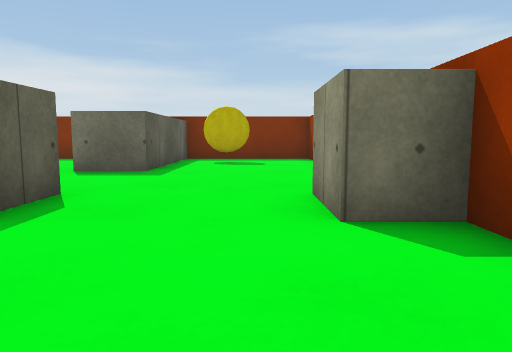
[1] (above)

19 first-person views from a walk through a Unity game level. The camera is 0.32 m above the floor, tilts 6° down and sees 70° across. The floor is counted in squares, 0.5 m on a side. Each view is taken from the middle of a square. On the plan, view 1 faces up. The plan holds only what a view shows up to about 10 squares ahead; the rest is blank. The player character is not drawn. Surface patterns are stand-ins for the level's own textures.

[2]
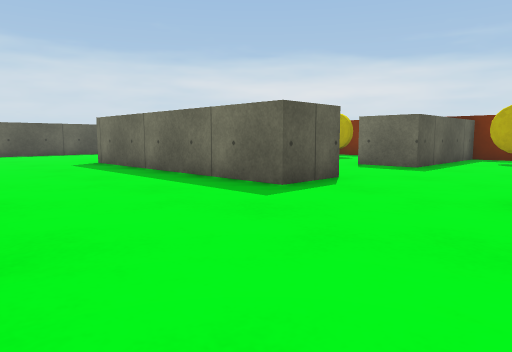

[3]
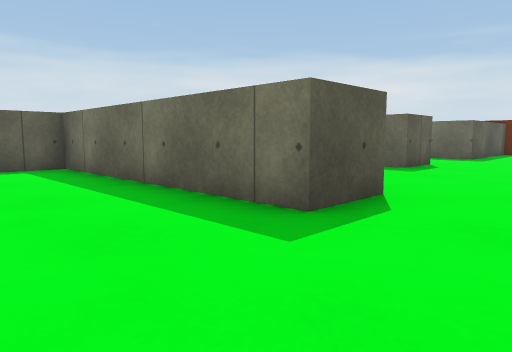

[4]
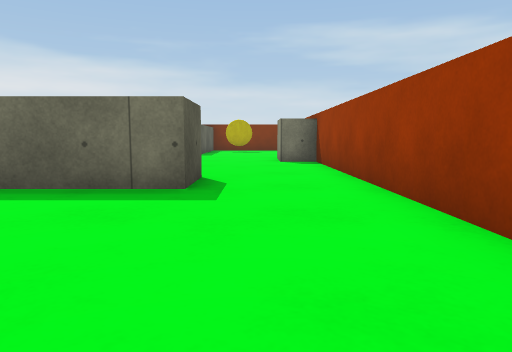

[5]
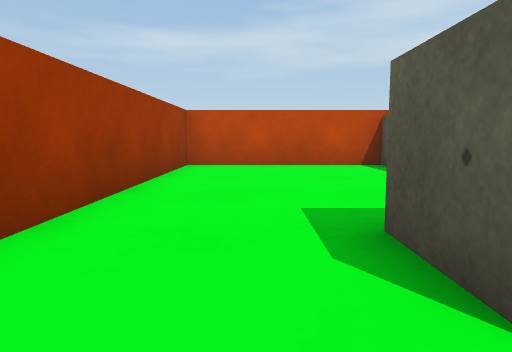

[6]
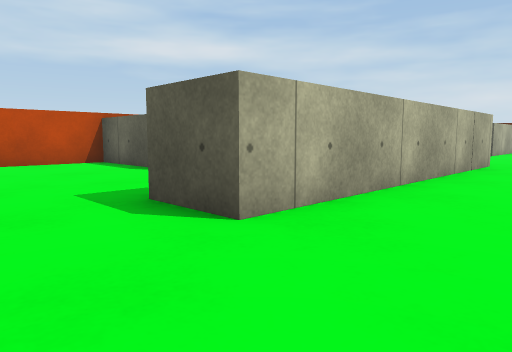

[7]
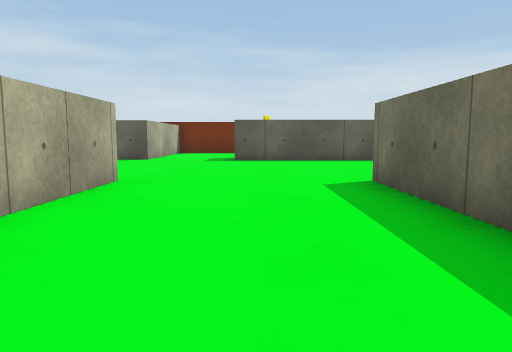

[8]
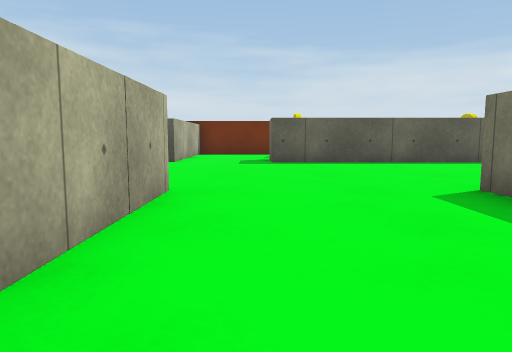

[9]
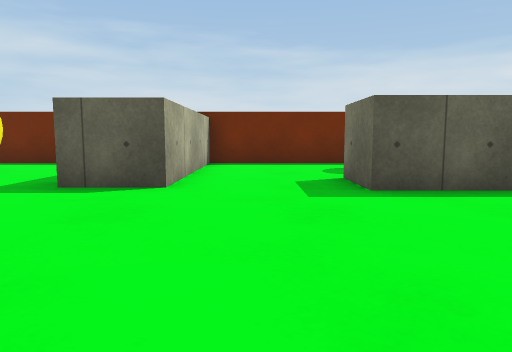

[10]
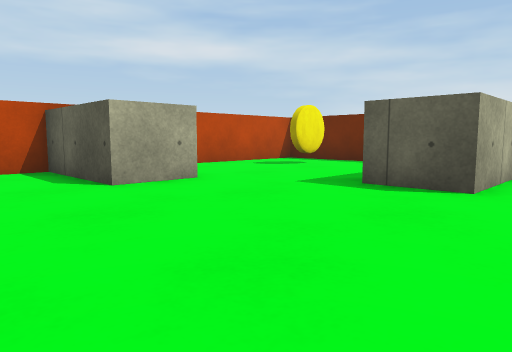

[11]
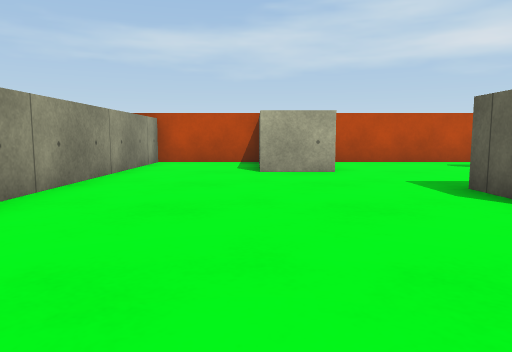

[12]
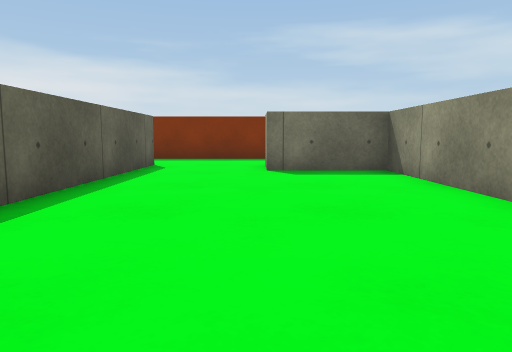

[13]
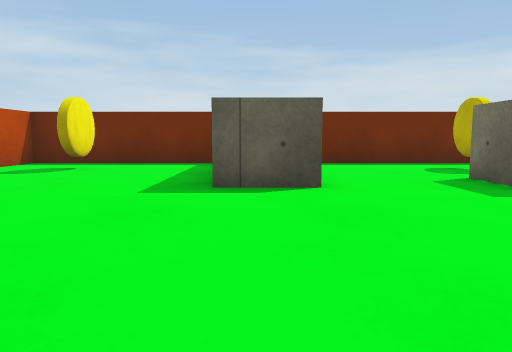

[14]
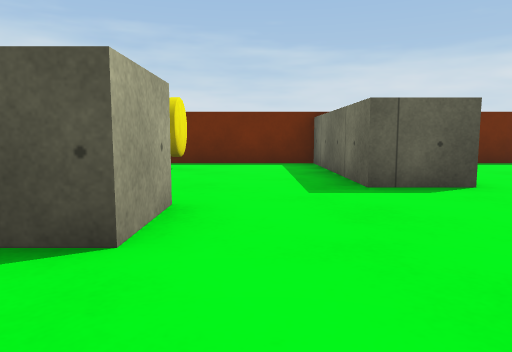

[15]
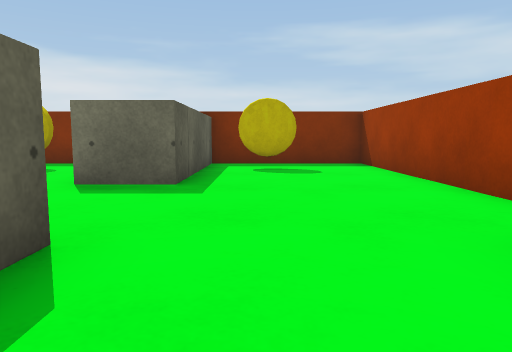

[16]
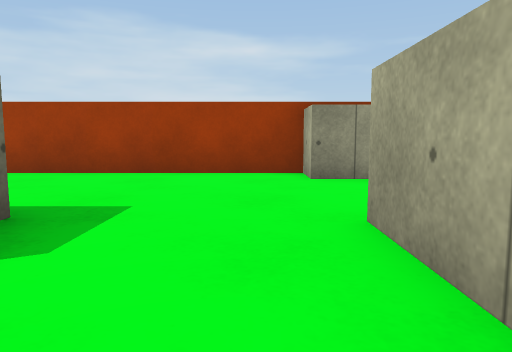

[17]
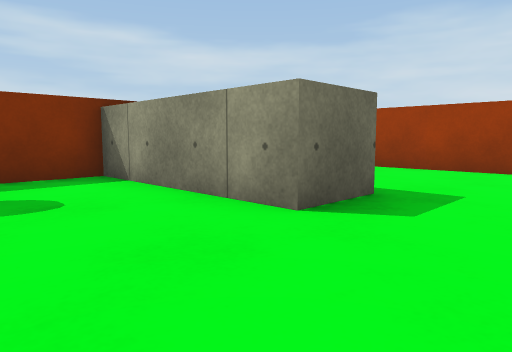

[18]
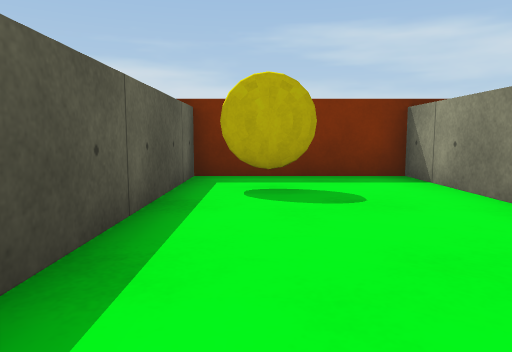

[19]
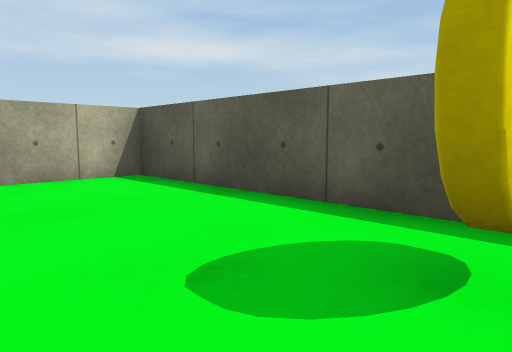

### Floor plan
Points are (right, up) in squares from view 1. A wall is a line through its corners. A room is listed if a view was taken in it or the views show most of it. See-through windows are left out.
Room 1 (views 1, 5, 6, 7, 8, 9, 10, 11, 12, 13, 14, 15)
walls: (-8.5, -1.1) (-0.9, -1.1); (-8.4, 3.6) (-8.4, 7) (-10.9, 7); (-16.2, 1.3) (-16.8, 1.2); (-2.2, 4.1) (-2.2, 2.7) (-8.5, 2.7); (-12.5, -5.8) (-11.1, -5.8) (-11.1, -8.6) (-8.4, -8.6) (-8.4, -2.5); (-13.4, 8.6) (-13.4, 0.4) (-14.9, 0.4); (-18.1, 2) (-18.1, -2.2) (-13.7, -2.2) (-13.7, -3.6); (1.6, -0.5) (1.6, 2.7) (0.6, 2.7) (0.6, 4.1)
ways out: opening at (0.5, -1.5) to room 2; opening at (-13.5, -4.5) to room 4; opening at (-0.5, 3.5) to room 5; opening at (-12.5, 7.5)
Room 2 (views 2, 3, 4)
walls: (-2.9, -6.1) (-2.9, -8.6) (1.6, -8.6) (1.6, -0.5); (-0.9, -1.1) (-0.9, -2.5) (-4.6, -2.5)
ways out: opening at (0.5, -1.5) to room 1; opening at (-3.5, -3.5)
Room 3 (views 16, 17, 18, 19)
walls: (-3.5, 7) (-3.5, 11.1) (-7, 11.1) (-7, 4.1) (-3.4, 4.1); (-5.3, 9.5) (-6.2, 9.5); (-5.2, 9.6) (-5.7, 9.5)
ways out: opening at (-2.5, 5.5) to room 5
Room 4 (no view inside)
walls: (-16.7, -6.4) (-16.1, -6.5); (-17, -6.5) (-16.4, -6.4) (-15.9, -6.5); (-13.7, -3.6) (-18.1, -3.6) (-18.1, -8.6) (-13, -8.6)
ways out: opening at (-13.5, -4.5) to room 1
Room 5 (no view inside)
walls: (-0.2, 9.5) (-1.1, 9.5); (-0.1, 9.6) (-0.6, 9.5); (-0.8, 9.5) (-1.3, 9.5); (0.6, 4.1) (1.6, 4.1) (1.6, 11.1) (-2.2, 11.1) (-2.2, 7) (-3.5, 7); (-3.4, 4.1) (-2.2, 4.1)
ways out: opening at (-0.5, 3.5) to room 1; opening at (-2.5, 5.5) to room 3

Where each view was taken, in squares from view 1:
view 1: 0 up, 0 right, facing up
view 2: 1 down, 1 right, facing up-left
view 3: 5 down, 1 right, facing up-left
view 4: 7 down, 0 right, facing up
view 5: 0 up, 0 right, facing down
view 6: 1 up, 1 right, facing down-left
view 7: 1 up, 3 left, facing left
view 8: 0 up, 4 left, facing left
view 9: 1 down, 9 left, facing left
view 10: 1 down, 9 left, facing down-left
view 11: 1 up, 11 left, facing down
view 12: 0 up, 11 left, facing up
view 13: 3 down, 9 left, facing left
view 14: 5 down, 9 left, facing left
view 15: 2 up, 1 left, facing up
view 16: 5 up, 5 left, facing right
view 17: 5 up, 6 left, facing up-right
view 18: 5 up, 6 left, facing up
view 19: 10 up, 4 left, facing down-left
